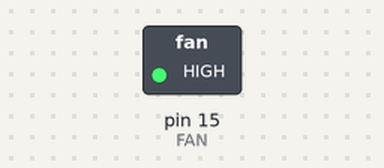
Bench run of a sketch on a simulated Arduino Uno, built with avr-gcc and run on an emulated ATmega328P. Shown: switched loads named in the sketch (green lamp = pin HIGH).

Above: at 1.5 s.
At 4.5 s:
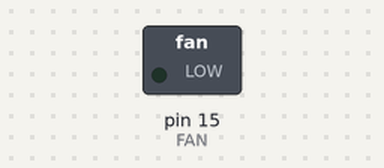
Timing chart, 0 to 7.8 s (numbered marks = the images above):
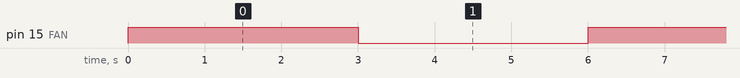

Measured:
- by itself, pin 15 (FAN): alternates HIGH for 3.0 s and LOW for 3.0 s

The sketch:

8_home_fan.ino
```cpp
#define FAN 15

void setup() {
  pinMode(FAN, OUTPUT);
}

void loop() {
  digitalWrite(FAN, HIGH); // 팬 ON
  delay(3000);

  digitalWrite(FAN, LOW);  // 팬 OFF
  delay(3000);
}
```
